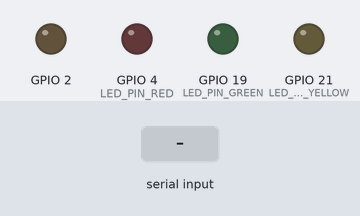
A program run on a simulated ESP32. Shown: output pins drawn as LEDs (lit = HIGH). Inputs (shaded band) come from the test bench. What the program prints to the serial monitor is not drawn.

Above: at 1.2 s.
1.3 s: "1" received over Serial
At 2.2 s:
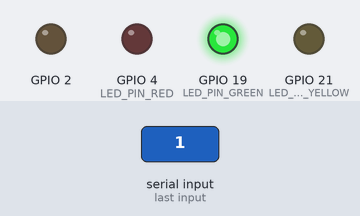
4.3 s: "2" received over Serial
At 6.5 s:
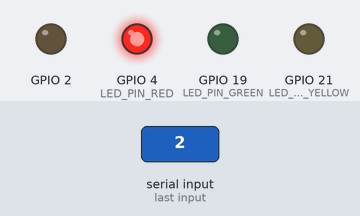
6.8 s: "3" received over Serial
At 9.6 s:
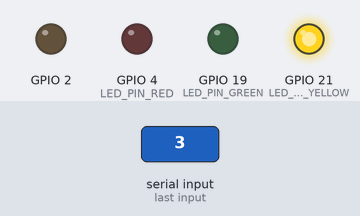
Timing chart, 0 to 12.8 s (numbered marks = the images above; inputs shaded):
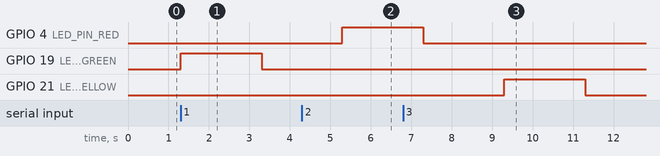

Measured:
- after the input at 1.3 s, GPIO 19 (LED_PIN_GREEN): LOW → HIGH at once, → LOW 2.0 s later
- after the input at 4.3 s, GPIO 4 (LED_PIN_RED): LOW → HIGH after 1.0 s
- after the input at 6.8 s, GPIO 21 (LED_PIN_YELLOW): LOW → HIGH after 2.5 s, → LOW 2.0 s later

The program:

main.cpp
```cpp
#include <Arduino.h>
#define LED_PIN_RED 4
#define LED_PIN_GREEN 19
#define LED_PIN_YELLOW 21

void setup() {
  // put your setup code here, to run once:
  Serial.begin(9600);
  pinMode(2, OUTPUT);
  pinMode(LED_PIN_RED, OUTPUT);
  pinMode(LED_PIN_YELLOW, OUTPUT);
  pinMode(LED_PIN_GREEN, OUTPUT);
}

void loop() {
  // put your main code here, to run repeatedly:
  if(Serial.available()){
    char data = Serial.read();
    Serial.println();
    if(data == '1'){
      digitalWrite(LED_PIN_GREEN, HIGH);
      Serial.print("Hijau Nyala");
      delay(2000);
      digitalWrite(LED_PIN_GREEN, LOW);
      Serial.print("Hijau Mati");
      delay(2000);
    }
    else if(data == '2'){
      digitalWrite(LED_PIN_RED, HIGH);
      Serial.print("MERAH Nyala");
      delay(2000);
      digitalWrite(LED_PIN_RED, LOW);
      Serial.print("MERAH Mati");
      delay(2000);
    }
    else if(data == '3'){
      digitalWrite(LED_PIN_YELLOW, HIGH);
      Serial.print("Kuning Nyala");
      delay(2000);
      digitalWrite(LED_PIN_YELLOW, LOW);
      Serial.print("Kuning Mati");
      delay(2000);
    }
    else if(data == '4'){
      digitalWrite(2, HIGH);
      Serial.print("BIRU Nyala");
      delay(2000);
      digitalWrite(2, LOW);
      Serial.print("BIRU Mati");
      delay(2000);
    }


}

}
```
